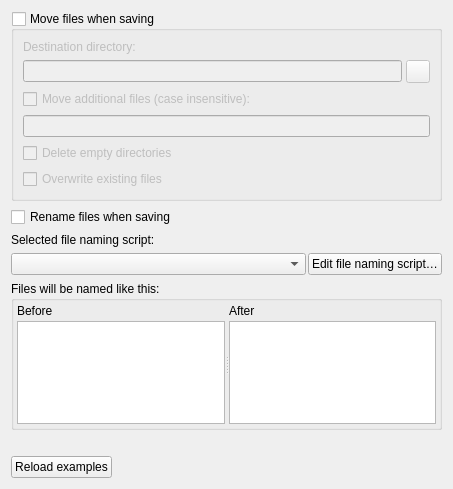
<?xml version="1.0" encoding="UTF-8"?>
<ui version="4.0">
 <class>RenamingOptionsPage</class>
 <widget class="QWidget" name="RenamingOptionsPage">
  <property name="enabled">
   <bool>true</bool>
  </property>
  <property name="geometry">
   <rect>
    <x>0</x>
    <y>0</y>
    <width>453</width>
    <height>489</height>
   </rect>
  </property>
  <property name="sizePolicy">
   <sizepolicy hsizetype="Expanding" vsizetype="Preferred">
    <horstretch>0</horstretch>
    <verstretch>0</verstretch>
   </sizepolicy>
  </property>
  <layout class="QVBoxLayout" name="verticalLayout_5" stretch="0,0,0,0,0,0,0">
   <item>
    <widget class="QGroupBox" name="move_files">
     <property name="title">
      <string>Move files when saving</string>
     </property>
     <property name="flat">
      <bool>false</bool>
     </property>
     <property name="checkable">
      <bool>true</bool>
     </property>
     <property name="checked">
      <bool>false</bool>
     </property>
     <layout class="QVBoxLayout" name="verticalLayout_4">
      <item>
       <widget class="QLabel" name="destination_directory_label">
        <property name="text">
         <string>Destination directory:</string>
        </property>
        <property name="buddy">
         <cstring>move_files_to</cstring>
        </property>
       </widget>
      </item>
      <item>
       <layout class="QHBoxLayout" name="horizontalLayout_4">
        <property name="spacing">
         <number>4</number>
        </property>
        <item>
         <widget class="QLineEdit" name="move_files_to"/>
        </item>
        <item>
         <widget class="QToolButton" name="move_files_to_browse">
          <property name="toolTip">
           <string>Select directory</string>
          </property>
         </widget>
        </item>
       </layout>
      </item>
      <item>
       <widget class="QCheckBox" name="move_additional_files">
        <property name="text">
         <string>Move additional files (case insensitive):</string>
        </property>
       </widget>
      </item>
      <item>
       <widget class="QLineEdit" name="move_additional_files_pattern"/>
      </item>
      <item>
       <widget class="QCheckBox" name="delete_empty_dirs">
        <property name="text">
         <string>Delete empty directories</string>
        </property>
       </widget>
      </item>
      <item>
       <widget class="QCheckBox" name="move_overwrite_existing_files">
        <property name="text">
         <string>Overwrite existing files</string>
        </property>
       </widget>
       <item>
       <widget class="QCheckBox" name="move_skip_existing_files">
        <property name="text">
         <string>Skip moving files if destination already exists</string>
        </property>
       </widget>
      </item>
      </item>
     </layout>
    </widget>
   </item>
   <item>
    <widget class="QCheckBox" name="rename_files">
     <property name="text">
      <string>Rename files when saving</string>
     </property>
    </widget>
   </item>
   <item>
    <widget class="QLabel" name="selected_script_label">
     <property name="text">
      <string>Selected file naming script:</string>
     </property>
     <property name="buddy">
      <cstring>naming_script_selector</cstring>
     </property>
    </widget>
   </item>
   <item>
    <layout class="QHBoxLayout" name="horizontalLayout_2">
     <property name="spacing">
      <number>2</number>
     </property>
     <item>
      <widget class="QComboBox" name="naming_script_selector">
       <property name="sizePolicy">
        <sizepolicy hsizetype="Expanding" vsizetype="Fixed">
         <horstretch>0</horstretch>
         <verstretch>0</verstretch>
        </sizepolicy>
       </property>
      </widget>
     </item>
     <item>
      <widget class="QPushButton" name="open_script_editor">
       <property name="text">
        <string>Edit file naming script…</string>
       </property>
      </widget>
     </item>
    </layout>
   </item>
   <item>
    <widget class="QGroupBox" name="groupBox">
     <property name="sizePolicy">
      <sizepolicy hsizetype="Preferred" vsizetype="MinimumExpanding">
       <horstretch>0</horstretch>
       <verstretch>0</verstretch>
      </sizepolicy>
     </property>
     <property name="minimumSize">
      <size>
       <width>0</width>
       <height>120</height>
      </size>
     </property>
     <property name="title">
      <string>Files will be named like this:</string>
     </property>
     <layout class="QVBoxLayout" name="verticalLayout_6">
      <property name="leftMargin">
       <number>3</number>
      </property>
      <property name="topMargin">
       <number>3</number>
      </property>
      <property name="rightMargin">
       <number>3</number>
      </property>
      <property name="bottomMargin">
       <number>3</number>
      </property>
      <item>
       <widget class="QSplitter" name="renaming_options_examples_splitter">
        <property name="orientation">
         <enum>Qt::Orientation::Horizontal</enum>
        </property>
        <widget class="QFrame" name="frame">
         <property name="minimumSize">
          <size>
           <width>100</width>
           <height>0</height>
          </size>
         </property>
         <property name="frameShape">
          <enum>QFrame::Shape::NoFrame</enum>
         </property>
         <property name="frameShadow">
          <enum>QFrame::Shadow::Raised</enum>
         </property>
         <layout class="QVBoxLayout" name="verticalLayout">
          <property name="spacing">
           <number>3</number>
          </property>
          <property name="leftMargin">
           <number>0</number>
          </property>
          <property name="topMargin">
           <number>0</number>
          </property>
          <property name="rightMargin">
           <number>0</number>
          </property>
          <property name="bottomMargin">
           <number>0</number>
          </property>
          <item>
           <widget class="QLabel" name="example_filename_before_label">
            <property name="text">
             <string>Before</string>
            </property>
           </widget>
          </item>
          <item>
           <widget class="QListWidget" name="example_filename_before"/>
          </item>
         </layout>
        </widget>
        <widget class="QFrame" name="frame_2">
         <property name="minimumSize">
          <size>
           <width>100</width>
           <height>0</height>
          </size>
         </property>
         <property name="frameShape">
          <enum>QFrame::Shape::NoFrame</enum>
         </property>
         <property name="frameShadow">
          <enum>QFrame::Shadow::Raised</enum>
         </property>
         <layout class="QVBoxLayout" name="verticalLayout_3">
          <property name="spacing">
           <number>3</number>
          </property>
          <property name="leftMargin">
           <number>0</number>
          </property>
          <property name="topMargin">
           <number>0</number>
          </property>
          <property name="rightMargin">
           <number>0</number>
          </property>
          <property name="bottomMargin">
           <number>0</number>
          </property>
          <item>
           <widget class="QLabel" name="example_filename_after_label">
            <property name="text">
             <string>After</string>
            </property>
           </widget>
          </item>
          <item>
           <widget class="QListWidget" name="example_filename_after"/>
          </item>
         </layout>
        </widget>
       </widget>
      </item>
     </layout>
    </widget>
   </item>
   <item>
    <widget class="QLabel" name="example_selection_note">
     <property name="text">
      <string/>
     </property>
     <property name="wordWrap">
      <bool>true</bool>
     </property>
    </widget>
   </item>
   <item>
    <layout class="QHBoxLayout" name="horizontalLayout">
     <property name="spacing">
      <number>2</number>
     </property>
     <item>
      <widget class="QPushButton" name="example_filename_sample_files_button">
       <property name="text">
        <string>Reload examples</string>
       </property>
      </widget>
     </item>
     <item>
      <spacer name="horizontalSpacer_2">
       <property name="orientation">
        <enum>Qt::Orientation::Horizontal</enum>
       </property>
       <property name="sizeHint" stdset="0">
        <size>
         <width>40</width>
         <height>20</height>
        </size>
       </property>
      </spacer>
     </item>
    </layout>
   </item>
  </layout>
 </widget>
 <tabstops>
  <tabstop>move_files</tabstop>
  <tabstop>move_files_to</tabstop>
  <tabstop>move_files_to_browse</tabstop>
  <tabstop>move_additional_files</tabstop>
  <tabstop>move_additional_files_pattern</tabstop>
  <tabstop>delete_empty_dirs</tabstop>
  <tabstop>move_overwrite_existing_files</tabstop>
  <tabstop>rename_files</tabstop>
  <tabstop>naming_script_selector</tabstop>
  <tabstop>open_script_editor</tabstop>
  <tabstop>example_filename_before</tabstop>
  <tabstop>example_filename_after</tabstop>
  <tabstop>example_filename_sample_files_button</tabstop>
 </tabstops>
 <resources/>
 <connections/>
</ui>
